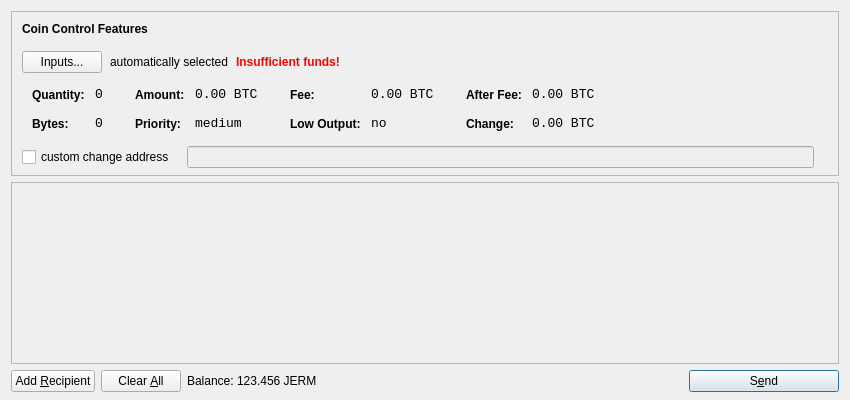
<?xml version="1.0" encoding="UTF-8"?>
<ui version="4.0">
 <class>SendCoinsDialog</class>
 <widget class="QDialog" name="SendCoinsDialog">
  <property name="geometry">
   <rect>
    <x>0</x>
    <y>0</y>
    <width>850</width>
    <height>400</height>
   </rect>
  </property>
  <property name="windowTitle">
   <string>Send Coins</string>
  </property>
  <layout class="QVBoxLayout" name="verticalLayout" stretch="0,1,0">
   <property name="bottomMargin">
    <number>8</number>
   </property>
   <item>
    <widget class="QFrame" name="frameCoinControl">
     <property name="sizePolicy">
      <sizepolicy hsizetype="Expanding" vsizetype="Expanding">
       <horstretch>0</horstretch>
       <verstretch>0</verstretch>
      </sizepolicy>
     </property>
     <property name="maximumSize">
      <size>
       <width>16777215</width>
       <height>16777215</height>
      </size>
     </property>
     <property name="frameShape">
      <enum>QFrame::StyledPanel</enum>
     </property>
     <property name="frameShadow">
      <enum>QFrame::Sunken</enum>
     </property>
     <layout class="QVBoxLayout" name="verticalLayoutCoinControl2">
      <property name="spacing">
       <number>-1</number>
      </property>
      <property name="leftMargin">
       <number>0</number>
      </property>
      <property name="topMargin">
       <number>0</number>
      </property>
      <property name="rightMargin">
       <number>0</number>
      </property>
      <property name="bottomMargin">
       <number>6</number>
      </property>
      <item>
       <layout class="QVBoxLayout" name="verticalLayoutCoinControl" stretch="0,0,0,0,1">
        <property name="spacing">
         <number>0</number>
        </property>
        <property name="leftMargin">
         <number>10</number>
        </property>
        <property name="topMargin">
         <number>10</number>
        </property>
        <item>
         <layout class="QHBoxLayout" name="horizontalLayoutCoinControl1">
          <property name="bottomMargin">
           <number>15</number>
          </property>
          <item>
           <widget class="QLabel" name="labelCoinControlFeatures">
            <property name="sizePolicy">
             <sizepolicy hsizetype="Preferred" vsizetype="Maximum">
              <horstretch>0</horstretch>
              <verstretch>0</verstretch>
             </sizepolicy>
            </property>
            <property name="font">
             <font>
              <weight>75</weight>
              <bold>true</bold>
             </font>
            </property>
            <property name="styleSheet">
             <string notr="true">font-weight:bold;</string>
            </property>
            <property name="text">
             <string>Coin Control Features</string>
            </property>
           </widget>
          </item>
         </layout>
        </item>
        <item>
         <layout class="QHBoxLayout" name="horizontalLayoutCoinControl2" stretch="0,0,0,0">
          <property name="spacing">
           <number>8</number>
          </property>
          <property name="bottomMargin">
           <number>10</number>
          </property>
          <item>
           <widget class="QPushButton" name="pushButtonCoinControl">
            <property name="styleSheet">
             <string notr="true"/>
            </property>
            <property name="text">
             <string>Inputs...</string>
            </property>
           </widget>
          </item>
          <item>
           <widget class="QLabel" name="labelCoinControlAutomaticallySelected">
            <property name="text">
             <string>automatically selected</string>
            </property>
            <property name="margin">
             <number>5</number>
            </property>
           </widget>
          </item>
          <item>
           <widget class="QLabel" name="labelCoinControlInsuffFunds">
            <property name="font">
             <font>
              <weight>75</weight>
              <bold>true</bold>
             </font>
            </property>
            <property name="styleSheet">
             <string notr="true">color:red;font-weight:bold;</string>
            </property>
            <property name="text">
             <string>Insufficient funds!</string>
            </property>
            <property name="margin">
             <number>5</number>
            </property>
           </widget>
          </item>
          <item>
           <spacer name="horizontalSpacerCoinControl">
            <property name="orientation">
             <enum>Qt::Horizontal</enum>
            </property>
            <property name="sizeHint" stdset="0">
             <size>
              <width>40</width>
              <height>1</height>
             </size>
            </property>
           </spacer>
          </item>
         </layout>
        </item>
        <item>
         <widget class="QWidget" name="widgetCoinControl" native="true">
          <property name="sizePolicy">
           <sizepolicy hsizetype="Preferred" vsizetype="Preferred">
            <horstretch>0</horstretch>
            <verstretch>0</verstretch>
           </sizepolicy>
          </property>
          <property name="minimumSize">
           <size>
            <width>0</width>
            <height>0</height>
           </size>
          </property>
          <property name="styleSheet">
           <string notr="true"/>
          </property>
          <layout class="QHBoxLayout" name="horizontalLayoutCoinControl5">
           <property name="margin">
            <number>0</number>
           </property>
           <item>
            <layout class="QHBoxLayout" name="horizontalLayoutCoinControl3" stretch="0,0,0,1">
             <property name="spacing">
              <number>20</number>
             </property>
             <property name="topMargin">
              <number>0</number>
             </property>
             <property name="bottomMargin">
              <number>10</number>
             </property>
             <item>
              <layout class="QFormLayout" name="formLayoutCoinControl1">
               <property name="horizontalSpacing">
                <number>10</number>
               </property>
               <property name="verticalSpacing">
                <number>14</number>
               </property>
               <property name="leftMargin">
                <number>10</number>
               </property>
               <property name="topMargin">
                <number>4</number>
               </property>
               <property name="rightMargin">
                <number>6</number>
               </property>
               <item row="0" column="0">
                <widget class="QLabel" name="labelCoinControlQuantityText">
                 <property name="styleSheet">
                  <string notr="true">font-weight:bold;</string>
                 </property>
                 <property name="text">
                  <string>Quantity:</string>
                 </property>
                 <property name="margin">
                  <number>0</number>
                 </property>
                </widget>
               </item>
               <item row="0" column="1">
                <widget class="QLabel" name="labelCoinControlQuantity">
                 <property name="font">
                  <font>
                   <family>Monospace</family>
                   <pointsize>10</pointsize>
                  </font>
                 </property>
                 <property name="cursor">
                  <cursorShape>IBeamCursor</cursorShape>
                 </property>
                 <property name="contextMenuPolicy">
                  <enum>Qt::ActionsContextMenu</enum>
                 </property>
                 <property name="text">
                  <string notr="true">0</string>
                 </property>
                 <property name="margin">
                  <number>0</number>
                 </property>
                 <property name="textInteractionFlags">
                  <set>Qt::LinksAccessibleByMouse|Qt::TextSelectableByKeyboard|Qt::TextSelectableByMouse</set>
                 </property>
                </widget>
               </item>
               <item row="1" column="0">
                <widget class="QLabel" name="labelCoinControlBytesText">
                 <property name="styleSheet">
                  <string notr="true">font-weight:bold;</string>
                 </property>
                 <property name="text">
                  <string>Bytes:</string>
                 </property>
                </widget>
               </item>
               <item row="1" column="1">
                <widget class="QLabel" name="labelCoinControlBytes">
                 <property name="font">
                  <font>
                   <family>Monospace</family>
                   <pointsize>10</pointsize>
                  </font>
                 </property>
                 <property name="cursor">
                  <cursorShape>IBeamCursor</cursorShape>
                 </property>
                 <property name="contextMenuPolicy">
                  <enum>Qt::ActionsContextMenu</enum>
                 </property>
                 <property name="text">
                  <string notr="true">0</string>
                 </property>
                 <property name="textInteractionFlags">
                  <set>Qt::LinksAccessibleByMouse|Qt::TextSelectableByKeyboard|Qt::TextSelectableByMouse</set>
                 </property>
                </widget>
               </item>
              </layout>
             </item>
             <item>
              <layout class="QFormLayout" name="formLayoutCoinControl2">
               <property name="horizontalSpacing">
                <number>10</number>
               </property>
               <property name="verticalSpacing">
                <number>14</number>
               </property>
               <property name="leftMargin">
                <number>6</number>
               </property>
               <property name="topMargin">
                <number>4</number>
               </property>
               <property name="rightMargin">
                <number>6</number>
               </property>
               <item row="0" column="0">
                <widget class="QLabel" name="labelCoinControlAmountText">
                 <property name="styleSheet">
                  <string notr="true">font-weight:bold;</string>
                 </property>
                 <property name="text">
                  <string>Amount:</string>
                 </property>
                 <property name="margin">
                  <number>0</number>
                 </property>
                </widget>
               </item>
               <item row="0" column="1">
                <widget class="QLabel" name="labelCoinControlAmount">
                 <property name="font">
                  <font>
                   <family>Monospace</family>
                   <pointsize>10</pointsize>
                  </font>
                 </property>
                 <property name="cursor">
                  <cursorShape>IBeamCursor</cursorShape>
                 </property>
                 <property name="contextMenuPolicy">
                  <enum>Qt::ActionsContextMenu</enum>
                 </property>
                 <property name="text">
                  <string notr="true">0.00 BTC</string>
                 </property>
                 <property name="textInteractionFlags">
                  <set>Qt::LinksAccessibleByMouse|Qt::TextSelectableByKeyboard|Qt::TextSelectableByMouse</set>
                 </property>
                </widget>
               </item>
               <item row="1" column="0">
                <widget class="QLabel" name="labelCoinControlPriorityText">
                 <property name="styleSheet">
                  <string notr="true">font-weight:bold;</string>
                 </property>
                 <property name="text">
                  <string>Priority:</string>
                 </property>
                </widget>
               </item>
               <item row="1" column="1">
                <widget class="QLabel" name="labelCoinControlPriority">
                 <property name="font">
                  <font>
                   <family>Monospace</family>
                   <pointsize>10</pointsize>
                  </font>
                 </property>
                 <property name="cursor">
                  <cursorShape>IBeamCursor</cursorShape>
                 </property>
                 <property name="contextMenuPolicy">
                  <enum>Qt::ActionsContextMenu</enum>
                 </property>
                 <property name="text">
                  <string>medium</string>
                 </property>
                 <property name="textInteractionFlags">
                  <set>Qt::LinksAccessibleByMouse|Qt::TextSelectableByKeyboard|Qt::TextSelectableByMouse</set>
                 </property>
                </widget>
               </item>
              </layout>
             </item>
             <item>
              <layout class="QFormLayout" name="formLayoutCoinControl3">
               <property name="horizontalSpacing">
                <number>10</number>
               </property>
               <property name="verticalSpacing">
                <number>14</number>
               </property>
               <property name="leftMargin">
                <number>6</number>
               </property>
               <property name="topMargin">
                <number>4</number>
               </property>
               <property name="rightMargin">
                <number>6</number>
               </property>
               <item row="0" column="0">
                <widget class="QLabel" name="labelCoinControlFeeText">
                 <property name="styleSheet">
                  <string notr="true">font-weight:bold;</string>
                 </property>
                 <property name="text">
                  <string>Fee:</string>
                 </property>
                 <property name="margin">
                  <number>0</number>
                 </property>
                </widget>
               </item>
               <item row="0" column="1">
                <widget class="QLabel" name="labelCoinControlFee">
                 <property name="font">
                  <font>
                   <family>Monospace</family>
                   <pointsize>10</pointsize>
                  </font>
                 </property>
                 <property name="cursor">
                  <cursorShape>IBeamCursor</cursorShape>
                 </property>
                 <property name="contextMenuPolicy">
                  <enum>Qt::ActionsContextMenu</enum>
                 </property>
                 <property name="text">
                  <string notr="true">0.00 BTC</string>
                 </property>
                 <property name="textInteractionFlags">
                  <set>Qt::LinksAccessibleByMouse|Qt::TextSelectableByKeyboard|Qt::TextSelectableByMouse</set>
                 </property>
                </widget>
               </item>
               <item row="1" column="0">
                <widget class="QLabel" name="labelCoinControlLowOutputText">
                 <property name="styleSheet">
                  <string notr="true">font-weight:bold;</string>
                 </property>
                 <property name="text">
                  <string>Low Output:</string>
                 </property>
                </widget>
               </item>
               <item row="1" column="1">
                <widget class="QLabel" name="labelCoinControlLowOutput">
                 <property name="font">
                  <font>
                   <family>Monospace</family>
                   <pointsize>10</pointsize>
                  </font>
                 </property>
                 <property name="cursor">
                  <cursorShape>IBeamCursor</cursorShape>
                 </property>
                 <property name="contextMenuPolicy">
                  <enum>Qt::ActionsContextMenu</enum>
                 </property>
                 <property name="text">
                  <string>no</string>
                 </property>
                 <property name="textInteractionFlags">
                  <set>Qt::LinksAccessibleByMouse|Qt::TextSelectableByKeyboard|Qt::TextSelectableByMouse</set>
                 </property>
                </widget>
               </item>
              </layout>
             </item>
             <item>
              <layout class="QFormLayout" name="formLayoutCoinControl4">
               <property name="horizontalSpacing">
                <number>10</number>
               </property>
               <property name="verticalSpacing">
                <number>14</number>
               </property>
               <property name="leftMargin">
                <number>6</number>
               </property>
               <property name="topMargin">
                <number>4</number>
               </property>
               <property name="rightMargin">
                <number>6</number>
               </property>
               <item row="0" column="0">
                <widget class="QLabel" name="labelCoinControlAfterFeeText">
                 <property name="styleSheet">
                  <string notr="true">font-weight:bold;</string>
                 </property>
                 <property name="text">
                  <string>After Fee:</string>
                 </property>
                 <property name="margin">
                  <number>0</number>
                 </property>
                </widget>
               </item>
               <item row="0" column="1">
                <widget class="QLabel" name="labelCoinControlAfterFee">
                 <property name="font">
                  <font>
                   <family>Monospace</family>
                   <pointsize>10</pointsize>
                  </font>
                 </property>
                 <property name="cursor">
                  <cursorShape>IBeamCursor</cursorShape>
                 </property>
                 <property name="contextMenuPolicy">
                  <enum>Qt::ActionsContextMenu</enum>
                 </property>
                 <property name="text">
                  <string notr="true">0.00 BTC</string>
                 </property>
                 <property name="textInteractionFlags">
                  <set>Qt::LinksAccessibleByMouse|Qt::TextSelectableByKeyboard|Qt::TextSelectableByMouse</set>
                 </property>
                </widget>
               </item>
               <item row="1" column="0">
                <widget class="QLabel" name="labelCoinControlChangeText">
                 <property name="styleSheet">
                  <string notr="true">font-weight:bold;</string>
                 </property>
                 <property name="text">
                  <string>Change:</string>
                 </property>
                </widget>
               </item>
               <item row="1" column="1">
                <widget class="QLabel" name="labelCoinControlChange">
                 <property name="font">
                  <font>
                   <family>Monospace</family>
                   <pointsize>10</pointsize>
                  </font>
                 </property>
                 <property name="cursor">
                  <cursorShape>IBeamCursor</cursorShape>
                 </property>
                 <property name="contextMenuPolicy">
                  <enum>Qt::ActionsContextMenu</enum>
                 </property>
                 <property name="text">
                  <string notr="true">0.00 BTC</string>
                 </property>
                 <property name="textInteractionFlags">
                  <set>Qt::LinksAccessibleByMouse|Qt::TextSelectableByKeyboard|Qt::TextSelectableByMouse</set>
                 </property>
                </widget>
               </item>
              </layout>
             </item>
            </layout>
           </item>
          </layout>
         </widget>
        </item>
        <item>
         <layout class="QHBoxLayout" name="horizontalLayoutCoinControl4" stretch="0,0,0">
          <property name="spacing">
           <number>12</number>
          </property>
          <property name="sizeConstraint">
           <enum>QLayout::SetDefaultConstraint</enum>
          </property>
          <property name="topMargin">
           <number>5</number>
          </property>
          <property name="rightMargin">
           <number>5</number>
          </property>
          <item>
           <widget class="QCheckBox" name="checkBoxCoinControlChange">
            <property name="text">
             <string>custom change address</string>
            </property>
           </widget>
          </item>
          <item>
           <widget class="QLineEdit" name="lineEditCoinControlChange">
            <property name="enabled">
             <bool>false</bool>
            </property>
            <property name="sizePolicy">
             <sizepolicy hsizetype="Expanding" vsizetype="Fixed">
              <horstretch>0</horstretch>
              <verstretch>0</verstretch>
             </sizepolicy>
            </property>
           </widget>
          </item>
          <item>
           <widget class="QLabel" name="labelCoinControlChangeLabel">
            <property name="sizePolicy">
             <sizepolicy hsizetype="Preferred" vsizetype="Expanding">
              <horstretch>0</horstretch>
              <verstretch>0</verstretch>
             </sizepolicy>
            </property>
            <property name="minimumSize">
             <size>
              <width>0</width>
              <height>0</height>
             </size>
            </property>
            <property name="text">
             <string/>
            </property>
            <property name="margin">
             <number>3</number>
            </property>
           </widget>
          </item>
         </layout>
        </item>
        <item>
         <spacer name="verticalSpacerCoinControl">
          <property name="orientation">
           <enum>Qt::Vertical</enum>
          </property>
          <property name="sizeHint" stdset="0">
           <size>
            <width>800</width>
            <height>1</height>
           </size>
          </property>
         </spacer>
        </item>
       </layout>
      </item>
     </layout>
    </widget>
   </item>
   <item>
    <widget class="QScrollArea" name="scrollArea">
     <property name="widgetResizable">
      <bool>true</bool>
     </property>
     <widget class="QWidget" name="scrollAreaWidgetContents">
      <property name="geometry">
       <rect>
        <x>0</x>
        <y>0</y>
        <width>830</width>
        <height>165</height>
       </rect>
      </property>
      <layout class="QVBoxLayout" name="verticalLayout_2">
       <property name="margin">
        <number>0</number>
       </property>
       <item>
        <layout class="QVBoxLayout" name="entries">
         <property name="spacing">
          <number>6</number>
         </property>
        </layout>
       </item>
       <item>
        <spacer name="verticalSpacer">
         <property name="orientation">
          <enum>Qt::Vertical</enum>
         </property>
         <property name="sizeHint" stdset="0">
          <size>
           <width>20</width>
           <height>40</height>
          </size>
         </property>
        </spacer>
       </item>
      </layout>
     </widget>
    </widget>
   </item>
   <item>
    <layout class="QHBoxLayout" name="horizontalLayout">
     <item>
      <widget class="QPushButton" name="addButton">
       <property name="toolTip">
        <string>Send to multiple recipients at once</string>
       </property>
       <property name="text">
        <string>Add &amp;Recipient</string>
       </property>
       <property name="icon">
        <iconset resource="../bitcoin.qrc">
         <normaloff>:/icons/add</normaloff>:/icons/add</iconset>
       </property>
       <property name="autoDefault">
        <bool>false</bool>
       </property>
      </widget>
     </item>
     <item>
      <widget class="QPushButton" name="clearButton">
       <property name="sizePolicy">
        <sizepolicy hsizetype="Minimum" vsizetype="Fixed">
         <horstretch>0</horstretch>
         <verstretch>0</verstretch>
        </sizepolicy>
       </property>
       <property name="toolTip">
        <string>Remove all transaction fields</string>
       </property>
       <property name="text">
        <string>Clear &amp;All</string>
       </property>
       <property name="icon">
        <iconset resource="../bitcoin.qrc">
         <normaloff>:/icons/remove</normaloff>:/icons/remove</iconset>
       </property>
       <property name="autoRepeatDelay">
        <number>300</number>
       </property>
       <property name="autoDefault">
        <bool>false</bool>
       </property>
      </widget>
     </item>
     <item>
      <layout class="QHBoxLayout" name="horizontalLayout_2">
       <property name="spacing">
        <number>3</number>
       </property>
       <item>
        <widget class="QLabel" name="label">
         <property name="text">
          <string>Balance:</string>
         </property>
        </widget>
       </item>
       <item>
        <widget class="QLabel" name="labelBalance">
         <property name="cursor">
          <cursorShape>IBeamCursor</cursorShape>
         </property>
         <property name="text">
          <string>123.456 JERM</string>
         </property>
         <property name="textInteractionFlags">
          <set>Qt::LinksAccessibleByMouse|Qt::TextSelectableByKeyboard|Qt::TextSelectableByMouse</set>
         </property>
        </widget>
       </item>
      </layout>
     </item>
     <item>
      <spacer name="horizontalSpacer">
       <property name="orientation">
        <enum>Qt::Horizontal</enum>
       </property>
       <property name="sizeHint" stdset="0">
        <size>
         <width>40</width>
         <height>20</height>
        </size>
       </property>
      </spacer>
     </item>
     <item>
      <widget class="QPushButton" name="sendButton">
       <property name="minimumSize">
        <size>
         <width>150</width>
         <height>0</height>
        </size>
       </property>
       <property name="toolTip">
        <string>Confirm the send action</string>
       </property>
       <property name="text">
        <string>S&amp;end</string>
       </property>
       <property name="icon">
        <iconset resource="../bitcoin.qrc">
         <normaloff>:/icons/send</normaloff>:/icons/send</iconset>
       </property>
       <property name="default">
        <bool>true</bool>
       </property>
      </widget>
     </item>
    </layout>
   </item>
  </layout>
 </widget>
 <resources>
  <include location="../bitcoin.qrc"/>
 </resources>
 <connections/>
</ui>
